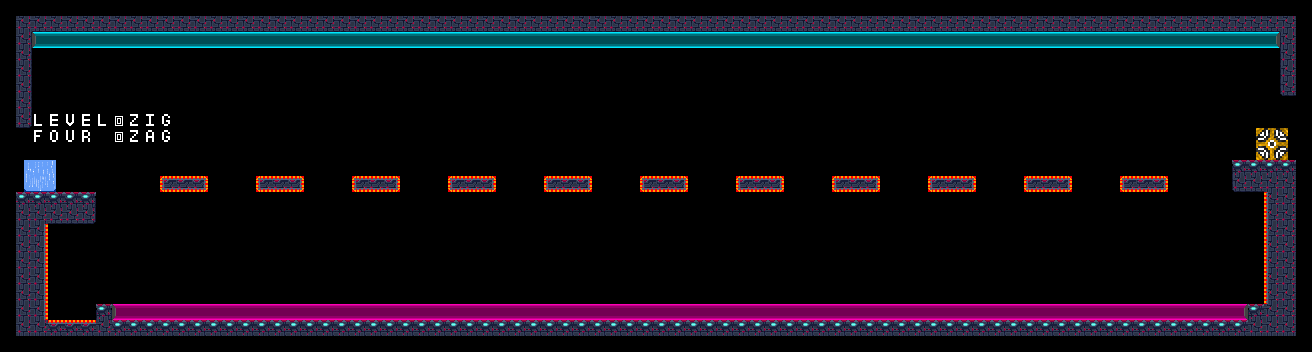

Rendered tile map (Tiled .tmx) drawn with the repository's tilesets; below, a short description and the map source with its tile grids summarised:
An orthogonal 82x22 tile map with 16x16 px tiles, 7 tile layers (Filling, Collision_bloc, Collision_h, Collision_v, ...), 11 hidden layers not drawn, 11 tilesets and 2 objects (down, up).

<map version="1.10" tiledversion="1.10.2" orientation="orthogonal" renderorder="right-down" width="82" height="22" tilewidth="16" tileheight="16" infinite="0" nextlayerid="22" nextobjectid="3">
 <properties>
  <property name="Name" value="Some of Zig and Zag" />
 </properties>
 <tileset firstgid="1" source="../tilesets/01_utilities.tsx" />
 <tileset firstgid="3" source="../tilesets/02_portal.tsx" />
 <tileset firstgid="27" source="../tilesets/03_futuristic_city.tsx" />
 <tileset firstgid="51" source="../tilesets/04_gravity_switch.tsx" />
 <tileset firstgid="67" source="../tilesets/05_gravity_flow.tsx" />
 <tileset firstgid="79" source="../tilesets/06_wall_of_death.tsx" />
 <tileset firstgid="95" source="../tilesets/07_gravity_walls.tsx" />
 <tileset firstgid="143" source="../tilesets/08_gravity_walls_open.tsx" />
 <tileset firstgid="191" source="../tilesets/09_arrow.tsx" />
 <tileset firstgid="195" source="../tilesets/10_alpha.tsx" />
 <tileset firstgid="225" source="../tilesets/11_alpha_key.tsx" />
 <layer id="21" name="Gw_orange_open" width="82" height="22" visible="0" locked="1">
  <data>[1804 cells, 0 non-empty, 0 distinct tile ids]</data>
 </layer>
 <layer id="20" name="Gw_green_open" width="82" height="22" visible="0" locked="1">
  <data>[1804 cells, 0 non-empty, 0 distinct tile ids]</data>
 </layer>
 <layer id="19" name="Gw_rose_open" width="82" height="22" visible="0" locked="1">
  <data>[1804 cells, 0 non-empty, 0 distinct tile ids]</data>
 </layer>
 <layer id="18" name="Gw_blue_open" width="82" height="22" visible="0" locked="1">
  <data>[1804 cells, 0 non-empty, 0 distinct tile ids]</data>
 </layer>
 <layer id="16" name="Gw_orange" width="82" height="22" visible="0" locked="1">
  <data>[1804 cells, 0 non-empty, 0 distinct tile ids]</data>
 </layer>
 <layer id="15" name="Gw_green" width="82" height="22" visible="0" locked="1">
  <data>[1804 cells, 0 non-empty, 0 distinct tile ids]</data>
 </layer>
 <layer id="14" name="Gw_rose" width="82" height="22" visible="0" locked="1">
  <data>[1804 cells, 0 non-empty, 0 distinct tile ids]</data>
 </layer>
 <layer id="13" name="Gw_blue" width="82" height="22" visible="0" locked="1">
  <data>[1804 cells, 0 non-empty, 0 distinct tile ids]</data>
 </layer>
 <objectgroup id="12" name="gravity_walls" visible="0" locked="1" />
 <layer id="11" name="Decoration" class="visible" width="82" height="22" visible="0" locked="1">
  <data>[1804 cells, 0 non-empty, 0 distinct tile ids]</data>
 </layer>
 <layer id="10" name="Filling" class="visible" width="82" height="22" locked="1">
  <data>[1804 cells, 193 non-empty, 17 distinct tile ids]</data>
 </layer>
 <objectgroup id="9" name="gravity_switch" locked="1">
  <object id="1" type="down" x="32" y="32" width="1248" height="16" />
  <object id="2" type="up" x="112" y="304" width="1136" height="16">
   <properties>
    <property name="height" type="int" value="16" />
    <property name="width" type="int" value="1136" />
   </properties>
  </object>
 </objectgroup>
 <layer id="8" name="Collision_bloc" width="82" height="22" locked="1">
  <data>[1804 cells, 11 non-empty, 7 distinct tile ids]</data>
 </layer>
 <layer id="7" name="Collision_h" class="collision" width="82" height="22" locked="1">
  <data>[1804 cells, 153 non-empty, 2 distinct tile ids]</data>
 </layer>
 <layer id="6" name="Collision_v" class="collision" width="82" height="22" locked="1">
  <data>[1804 cells, 11 non-empty, 5 distinct tile ids]</data>
 </layer>
 <layer id="5" name="Wall_of_death_bloc" width="82" height="22" visible="0" locked="1">
  <data>[1804 cells, 0 non-empty, 0 distinct tile ids]</data>
 </layer>
 <layer id="4" name="Wall_of_death_h" width="82" height="22" locked="1">
  <data>[1804 cells, 36 non-empty, 4 distinct tile ids]</data>
 </layer>
 <layer id="3" name="Wall_of_death_v" width="82" height="22" locked="1">
  <data>[1804 cells, 13 non-empty, 2 distinct tile ids]</data>
 </layer>
 <layer id="2" name="Border" width="82" height="22" visible="0" locked="1">
  <data>[1804 cells, 200 non-empty, 1 distinct tile ids]</data>
 </layer>
 <layer id="1" name="IO" width="82" height="22" locked="1">
  <data>[1804 cells, 12 non-empty, 12 distinct tile ids]</data>
 </layer>
</map>
